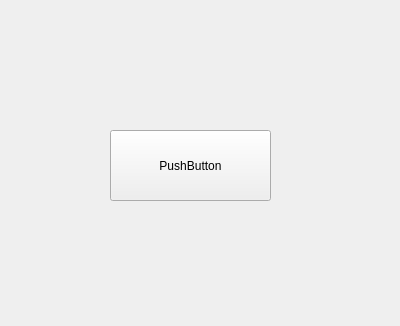
<?xml version="1.0" encoding="UTF-8"?>
<ui version="4.0">
 <class>frmPruebaEstilo</class>
 <widget class="QWidget" name="frmPruebaEstilo">
  <property name="geometry">
   <rect>
    <x>0</x>
    <y>0</y>
    <width>400</width>
    <height>326</height>
   </rect>
  </property>
  <property name="windowTitle">
   <string>Form</string>
  </property>
  <widget class="QPushButton" name="pushButton">
   <property name="geometry">
    <rect>
     <x>110</x>
     <y>130</y>
     <width>161</width>
     <height>71</height>
    </rect>
   </property>
   <property name="text">
    <string>PushButton</string>
   </property>
  </widget>
 </widget>
 <resources/>
 <connections/>
</ui>
